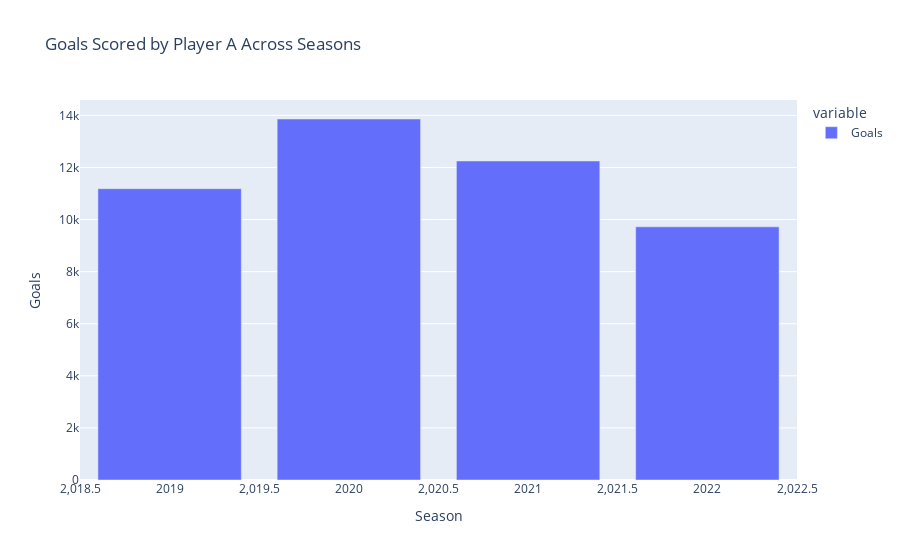

The code cell stored with this chart in its notebook:
### Markdown cell above
Analyzing the top goal scorer in the top team and his performance throughout the seasons

### Code cell
# Identify the top goal scorer in the top team
top_team_players = df[df['Team'] == top_team]
top_goal_scorer = top_team_players.groupby('Player')['Goals'].sum().idxmax()
top_goal_scorer_goals = top_team_players[top_team_players['Player'] == top_goal_scorer]

print(f"Top goal scorer in {top_team} is : ", top_goal_scorer)
print(top_goal_scorer_goals)

# Analyze the top goal scorer's performance across seasons
top_goal_scorer_season_goals = top_goal_scorer_goals.groupby('Season')['Goals'].sum().sort_index()

fig3 = px.bar(top_goal_scorer_season_goals, title=f'Goals Scored by {top_goal_scorer} Across Seasons')
fig3.update_layout(xaxis_title='Season', yaxis_title='Goals')
fig3.show()

### Figure 1 — Plotly figure (JSON) as saved in the notebook; plotly's stock layout.template omitted (floating-point values rounded to 4 significant figures)
{"data": [{"alignmentgroup": "True", "hovertemplate": "variable=Goals<br>Season=%{x}<br>value=%{y}<extra></extra>", "legendgroup": "Goals", "marker": {"color": "#636efa", "pattern": {"shape": ""}}, "name": "Goals", "offsetgroup": "Goals", "orientation": "v", "showlegend": true, "textposition": "auto", "type": "bar", "x": [2019, 2020, 2021, 2022], "xaxis": "x", "y": [11184, 13860, 12248, 9719], "yaxis": "y"}], "layout": {"barmode": "relative", "legend": {"title": {"text": "variable"}, "tracegroupgap": 0}, "title": {"text": "Goals Scored by Player A Across Seasons"}, "xaxis": {"anchor": "y", "domain": [0, 1], "title": {"text": "Season"}}, "yaxis": {"anchor": "x", "domain": [0, 1], "title": {"text": "Goals"}}}}
